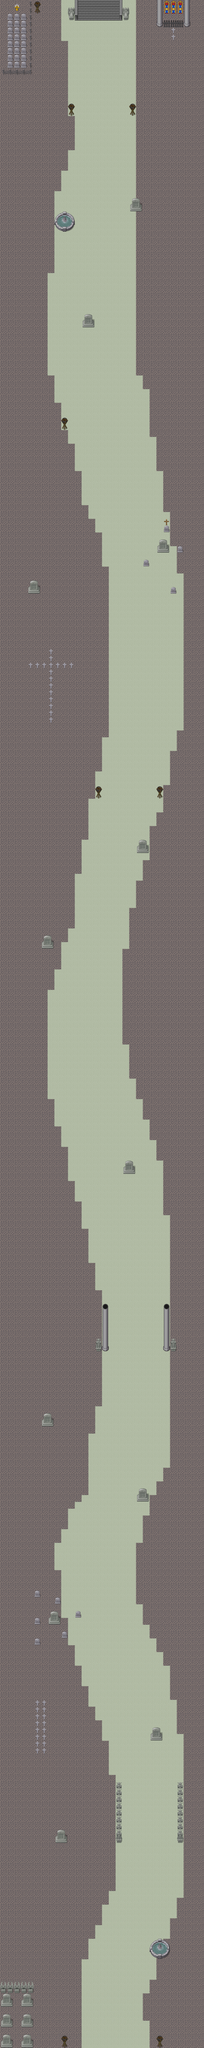

The image is a tile-based game level rendered from a .tmx file. Its description and source (layers, tilesets, objects; grid data summarised) follow:
An orthogonal 30x300 tile map with 32x32 px tiles, 3 tile layers (Capa de patrones 1, Capa de patrones 3, Capa de patrones 2).

<map version="1.5" tiledversion="1.6.0" orientation="orthogonal" renderorder="right-down" width="30" height="300" tilewidth="32" tileheight="32" infinite="0" nextlayerid="6" nextobjectid="1">
 <tileset version="1.4" tiledversion="1.4.1" name="base" tilewidth="32" tileheight="32" tilecount="1064" columns="8">
<image source="base.png" width="256" height="4256" />
</tileset>
 <layer id="1" name="Capa de patrones 1" width="30" height="300">
  <data>[9000 cells, 9000 non-empty, 8 distinct tile ids]</data>
 </layer>
 <layer id="5" name="Capa de patrones 3" width="30" height="300">
  <data>[9000 cells, 0 non-empty, 0 distinct tile ids]</data>
 </layer>
 <layer id="3" name="Capa de patrones 2" width="30" height="300">
  <data>[9000 cells, 260 non-empty, 40 distinct tile ids]</data>
 </layer>
</map>
